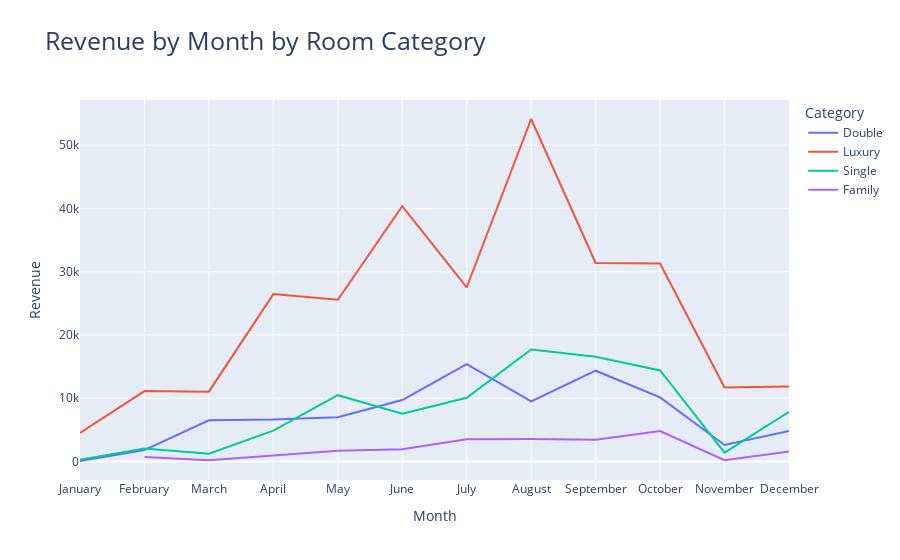

Notebook source saved alongside this figure:
### Code cell
fig = px.line(one_year, x='Month', y='Revenue', color='Category', title="Revenue by Month by Room Category")
fig.update_layout(title_font_size=25)
fig.show()

### Figure 1 — Plotly figure (JSON) as saved in the notebook; plotly's stock layout.template omitted (floating-point values rounded to 4 significant figures)
{"data": [{"hovertemplate": "Category=Double<br>Month=%{x}<br>Revenue=%{y}<extra></extra>", "legendgroup": "Double", "line": {"color": "#636efa", "dash": "solid"}, "marker": {"symbol": "circle"}, "mode": "lines", "name": "Double", "orientation": "v", "showlegend": true, "type": "scatter", "x": ["January", "February", "March", "April", "May", "June", "July", "August", "September", "October", "November", "December"], "xaxis": "x", "y": [83.78, 1812.0, 6525.0, 6624.0, 6995.0, 9713.0, 15380.0, 9487.0, 14350.0, 10130.0, 2618.0, 4830.0], "yaxis": "y"}, {"hovertemplate": "Category=Luxury<br>Month=%{x}<br>Revenue=%{y}<extra></extra>", "legendgroup": "Luxury", "line": {"color": "#EF553B", "dash": "solid"}, "marker": {"symbol": "circle"}, "mode": "lines", "name": "Luxury", "orientation": "v", "showlegend": true, "type": "scatter", "x": ["January", "February", "March", "April", "May", "June", "July", "August", "September", "October", "November", "December"], "xaxis": "x", "y": [4504.0, 11130.0, 11040.0, 26460.0, 25570.0, 40340.0, 27540.0, 54130.0, 31370.0, 31280.0, 11710.0, 11840.0], "yaxis": "y"}, {"hovertemplate": "Category=Single<br>Month=%{x}<br>Revenue=%{y}<extra></extra>", "legendgroup": "Single", "line": {"color": "#00cc96", "dash": "solid"}, "marker": {"symbol": "circle"}, "mode": "lines", "name": "Single", "orientation": "v", "showlegend": true, "type": "scatter", "x": ["January", "February", "March", "April", "May", "June", "July", "August", "September", "October", "November", "December"], "xaxis": "x", "y": [283.7, 2062.0, 1246.0, 4878.0, 10480.0, 7539.0, 10080.0, 17710.0, 16540.0, 14390.0, 1414.0, 7852.0], "yaxis": "y"}, {"hovertemplate": "Category=Family<br>Month=%{x}<br>Revenue=%{y}<extra></extra>", "legendgroup": "Family", "line": {"color": "#ab63fa", "dash": "solid"}, "marker": {"symbol": "circle"}, "mode": "lines", "name": "Family", "orientation": "v", "showlegend": true, "type": "scatter", "x": ["February", "March", "April", "May", "June", "July", "August", "September", "October", "November", "December"], "xaxis": "x", "y": [729.8, 221, 938.4, 1710.0, 1949, 3504, 3548.0, 3452.0, 4815.0, 210, 1573.0], "yaxis": "y"}], "layout": {"autosize": true, "legend": {"title": {"text": "Category"}, "tracegroupgap": 0}, "title": {"font": {"size": 25}, "text": "Revenue by Month by Room Category"}, "xaxis": {"anchor": "y", "autorange": true, "domain": [0, 1], "range": [0, 11], "title": {"text": "Month"}, "type": "category"}, "yaxis": {"anchor": "x", "autorange": true, "domain": [0, 1], "range": [-2919.0, 57130.0], "title": {"text": "Revenue"}, "type": "linear"}}}
